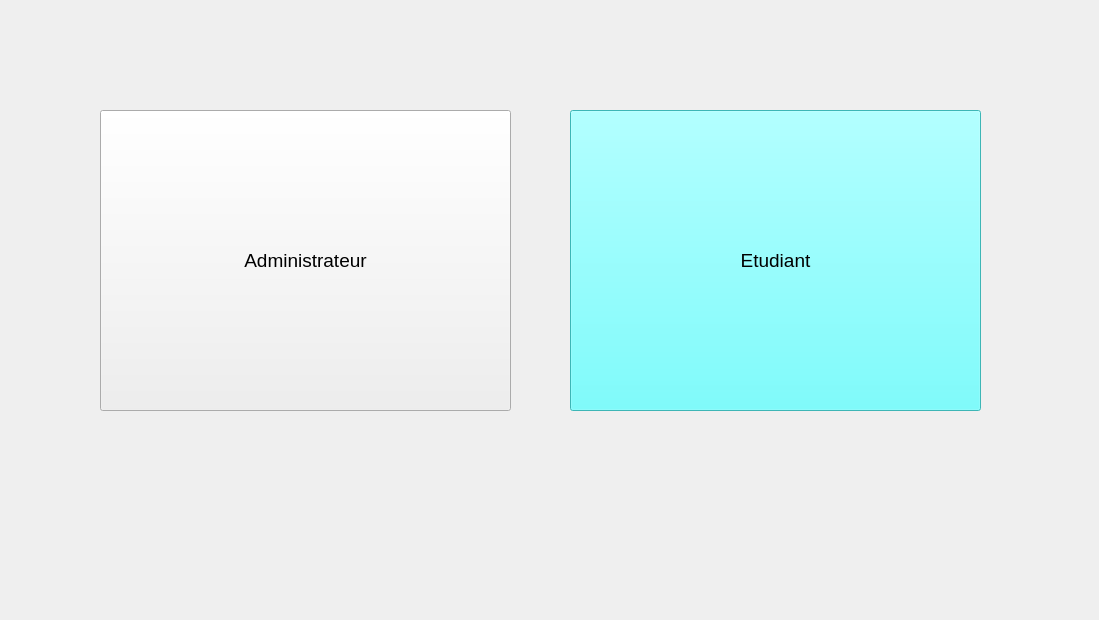
<?xml version="1.0" encoding="UTF-8"?>
<ui version="4.0">
 <class>Form</class>
 <widget class="QWidget" name="Form">
  <property name="geometry">
   <rect>
    <x>0</x>
    <y>0</y>
    <width>1099</width>
    <height>620</height>
   </rect>
  </property>
  <property name="windowTitle">
   <string>Form</string>
  </property>
  <widget class="QPushButton" name="pushButton">
   <property name="geometry">
    <rect>
     <x>100</x>
     <y>110</y>
     <width>411</width>
     <height>301</height>
    </rect>
   </property>
   <property name="font">
    <font>
     <pointsize>14</pointsize>
    </font>
   </property>
   <property name="text">
    <string>Administrateur</string>
   </property>
   <property name="icon">
    <iconset>
     <normaloff>icons/WhatsApp Image 2024-01-12 at 03.34.50_c19a35ce.jpg</normaloff>icons/WhatsApp Image 2024-01-12 at 03.34.50_c19a35ce.jpg</iconset>
   </property>
  </widget>
  <widget class="QPushButton" name="pushButton_2">
   <property name="geometry">
    <rect>
     <x>570</x>
     <y>110</y>
     <width>411</width>
     <height>301</height>
    </rect>
   </property>
   <property name="font">
    <font>
     <pointsize>14</pointsize>
    </font>
   </property>
   <property name="autoFillBackground">
    <bool>false</bool>
   </property>
   <property name="styleSheet">
    <string notr="true">background-color: rgb(85, 255, 255);</string>
   </property>
   <property name="text">
    <string>Etudiant</string>
   </property>
   <property name="icon">
    <iconset>
     <normaloff>icons/Student.png</normaloff>icons/Student.png</iconset>
   </property>
   <property name="iconSize">
    <size>
     <width>120</width>
     <height>120</height>
    </size>
   </property>
  </widget>
 </widget>
 <resources/>
 <connections/>
</ui>
